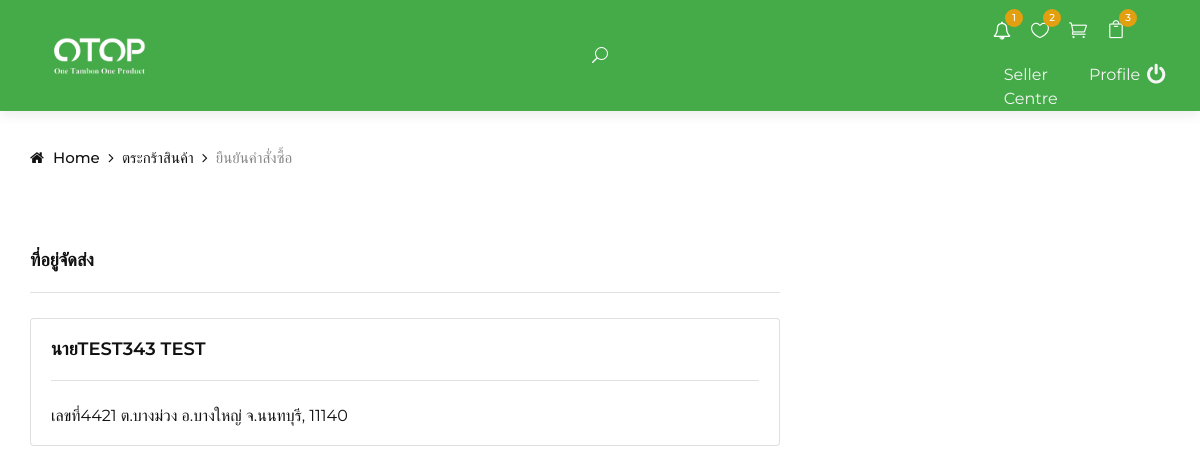
/views/Customer/checkout/checkout.php (signed in), run on an earlier commit of the app's database.
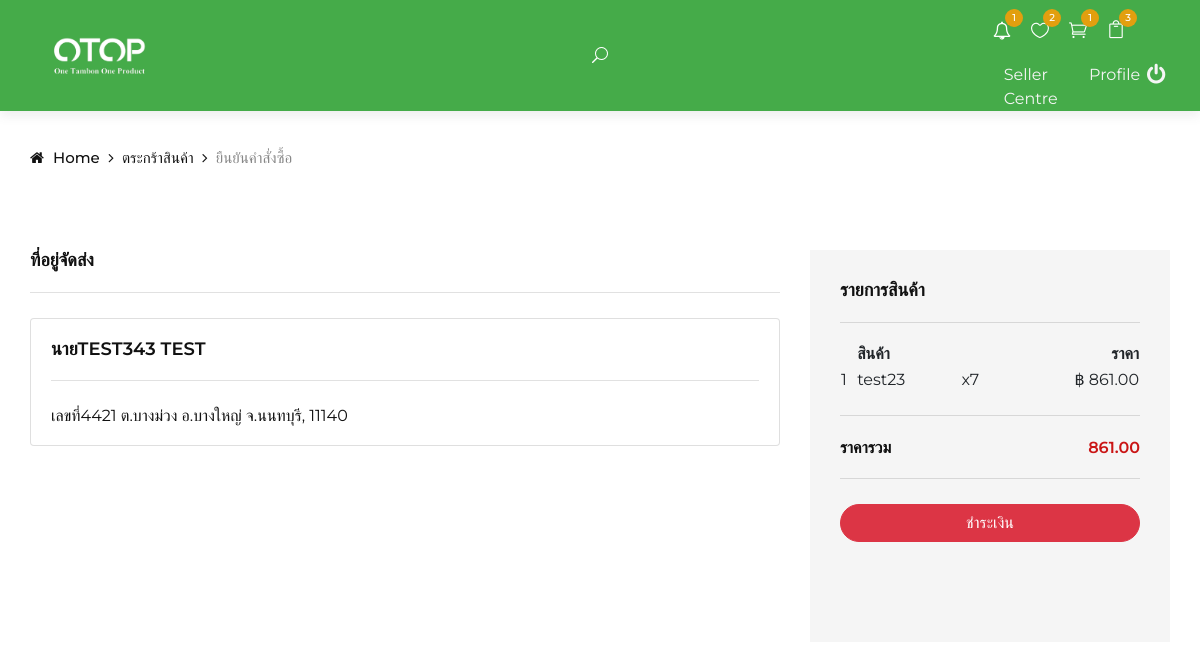
And on a later commit of the database.
### tables this page shows
CREATE TABLE `delivery_address` (
  `daid` int(11) NOT NULL,
  `uid` int(11) NOT NULL,
  `title` int(11) NOT NULL,
  `firstname` varchar(90) NOT NULL,
  `lastname` varchar(90) NOT NULL,
  `tel` varchar(10) NOT NULL,
  `address` varchar(255) NOT NULL,
  `subdistrict` int(11) NOT NULL
);

CREATE TABLE `subdistricts` (
  `id` int(11) NOT NULL,
  `code` int(11) NOT NULL,
  `subdistricts_name_in_thai` varchar(150) NOT NULL,
  `subdistricts_name_in_english` varchar(150) DEFAULT NULL,
  `latitude` decimal(6,3) NOT NULL,
  `longitude` decimal(6,3) NOT NULL,
  `district_id` int(11) NOT NULL,
  `zip_code` int(11) DEFAULT NULL
);

CREATE TABLE `districts` (
  `id` int(11) NOT NULL,
  `code` int(11) NOT NULL,
  `districts_name_in_thai` varchar(150) NOT NULL,
  `districts_name_in_english` varchar(150) NOT NULL,
  `province_id` int(11) NOT NULL
);

CREATE TABLE `provinces` (
  `id` int(11) NOT NULL,
  `code` int(11) NOT NULL,
  `provinces_name_in_thai` varchar(150) NOT NULL,
  `provinces_name_in_english` varchar(150) NOT NULL
);

CREATE TABLE `shopping_cart` (
  `scid` int(11) NOT NULL,
  `uid` int(11) NOT NULL,
  `product_id` int(11) NOT NULL,
  `quantity` int(11) NOT NULL,
  `feature` int(11) DEFAULT NULL
);

CREATE TABLE `product` (
  `product_id` int(11) NOT NULL,
  `product_number` varchar(20) NOT NULL,
  `product_name` varchar(255) NOT NULL,
  `product_description` text NOT NULL,
  `product_specification` text NOT NULL,
  `product_type` int(11) NOT NULL,
  `price` double NOT NULL,
  `shipping_cost` double NOT NULL,
  `stock` int(11) NOT NULL,
  `shop_id` int(11) NOT NULL,
  `delivery_type` int(11) NOT NULL,
  `profile_product` varchar(90) DEFAULT NULL,
  `picture` varchar(90) DEFAULT NULL,
  `qrcode` varchar(50) DEFAULT NULL,
  `modify` int(11) DEFAULT NULL
);

### dbConnect.php (called while the page is built, shortened)
<?php
function connectDB()
{
    $servername = "localhost";
    $username = "root";
    $password = "";
    try {
        $conn = new PDO("mysql:host=$servername;dbname=otop_shop;charset=utf8", $username, $password);
        $conn->setAttribute(PDO::ATTR_ERRMODE, PDO::ERRMODE_EXCEPTION);
        return $conn;
    } catch (PDOException $e) {
        return "Connection failed: " . $e->getMessage();
    }
}
function selectData($str)
{
    $myConDB = connectDB();
    try {
        $stmt = $myConDB->prepare($str);
        $stmt->execute();
        $num = 0;
        while ($result = $stmt->fetch(PDO::FETCH_ASSOC)) {
            $num++;
            foreach ($result as $key => $value) {
                $data[$num][$key] = $value;
            }
        }
        $data[0]['numrow'] = $num;
        return $data;
    } catch (PDOException $e) {
        $conn = null;
        return "Error: " . $e->getMessage();
    }
}
function selectDataOne($str)
{
    $myConDB = connectDB();
    try {
        $stmt = $myConDB->prepare($str);
        $stmt->execute();
        if ($result = $stmt->fetch(PDO::FETCH_ASSOC)) {
            foreach ($result as $key => $value) {
                $data[$key] = $value;
            }
        }
        return $data;
    } catch (PDOException $e) {
        $conn = null;
        return "Error: " . $e->getMessage();
    }
}
?>

### query/query.php (called while the page is built, shortened)
<?php
include_once("../../../dbConnect.php");
function getAddressUser($uid)
{
    $sql = "SELECT * FROM `delivery_address`
                    INNER JOIN `user-title` ON `delivery_address`.`title` = `user-title`.`id`
                    INNER JOIN `subdistricts` ON `delivery_address`.`subdistrict` = `subdistricts`.`id`
                    INNER JOIN `districts` ON `subdistricts`.`district_id` = `districts`.`id`
                    INNER JOIN `provinces` ON `districts`.`province_id` = `provinces`.`id`
                    WHERE `delivery_address`.`uid` = $uid";
    $DATA = selectData($sql);
    return $DATA;
}
function getShopingCart($uid)
{
    $sql = "SELECT * FROM `shopping_cart`
                    INNER JOIN `product` ON `shopping_cart`.`product_id` = `product`.`product_id`
            WHERE `uid` = '$uid'";
    $DATA = selectData($sql);
    return $DATA;
}
function countShopingCart($uid)
{
    $sql = "SELECT COUNT(*) AS `count_cart` FROM `shopping_cart` WHERE `uid` = '$uid'";
    $DATA = selectDataOne($sql);
    return $DATA;
}

### views/Customer/checkout/checkout.php (the view, shortened to what the changed rows need)
<!DOCTYPE html>
<html lang="en">
<?php
include_once("../../../query/query.php");
if (isset($_SESSION[md5('typeid')]) && isset($_SESSION[md5('username')]) && isset($_SESSION[md5('user')])) {
    $USER = $_SESSION[md5('user')];
    $uid = $USER[1]["uid"];
    $ADDRESS_DELIVERTY = getAddressUser($uid);
    $SHOPING_CART = getShopingCart($uid);
}
?>
<head>
    <link rel="stylesheet" href="checkout.css">
</head>
<body>
    <?php include_once("../layout/navbar.php"); ?>
    <section class="checkout spad">
        <div class="container">
            <form action="#" class="checkout__form">
                <div class="row">
                    <div class="col-lg-8">
                        <div class="row">
                            <div class="col-lg-12 col-md-12 col-sm-12">
                                <div class="card mb-3">
                                    <div class="card-body">
                                        <h5 class="card-title"><?php echo $ADDRESS_DELIVERTY[1]["title"] . $ADDRESS_DELIVERTY[1]["firstname"] . " " . $ADDRESS_DELIVERTY[1]["lastname"] ?></h5>
                                        <h6 class="card-text"><?php
                                                                if ($ADDRESS_DELIVERTY[1]["provinces_name_in_thai"] == "กรุงเทพมหานคร") {
                                                                    echo "เลขที่ " . $ADDRESS_DELIVERTY[1]["address"] .
                                                                        " แขวง" . $ADDRESS_DELIVERTY[1]["subdistricts_name_in_thai"] .
                                                                        " " . $ADDRESS_DELIVERTY[1]["districts_name_in_thai"] .
                                                                        " " . $ADDRESS_DELIVERTY[1]["provinces_name_in_thai"] .
                                                                        ", " . $ADDRESS_DELIVERTY[1]["zip_code"];
                                                                } else {
                                                                    echo "เลขที่" . $ADDRESS_DELIVERTY[1]["address"] .
                                                                        " ต." . $ADDRESS_DELIVERTY[1]["subdistricts_name_in_thai"] .
                                                                        " อ." . $ADDRESS_DELIVERTY[1]["districts_name_in_thai"] .
                                                                        " จ." . $ADDRESS_DELIVERTY[1]["provinces_name_in_thai"] .
                                                                        ", " . $ADDRESS_DELIVERTY[1]["zip_code"];
                                                                }
                                                                ?></h6>
                                    </div>
                                </div>
                            </div>
                        </div>
                    </div>
                    <div class="col-lg-4">
                        <?php
                        for ($i = 1; $i < count($SHOPING_CART); $i++) {
                        ?>
                            <div class="checkout__order" style="padding-bottom: 100px; ">
                                <h5>รายการสินค้า</h5>
                                <div class="checkout__order__product">
                                    <table style="width: 100%;">
                                        <thead>
                                            <tr>
                                                <th style="text-align: center;"></th>
                                                <th style="text-align: left;">สินค้า</th>
                                                <th style="text-align: center;"></th>
                                                <th style="text-align: right;">ราคา</th>
                                            </tr>
                                        </thead>
                                        <tbody>
                                            <tr>
                                                <td style="text-align: left;"><?php echo  $i; ?></td>
                                                <td style="text-align: left;"><?php echo  $SHOPING_CART[$i]["product_name"]; ?></td>
                                                <td style="text-align: left;"><?php echo  "x" . $SHOPING_CART[$i]["quantity"]; ?></td>
                                                <td style="text-align: right;"><?php echo  "฿ " . number_format($SHOPING_CART[$i]["price"] * $SHOPING_CART[$i]["quantity"], 2); ?></td>
                                            </tr>
                                        </tbody>
                                    </table>
                                </div>
                                <div class="checkout__order__total">
                                    <ul>
                                        <li id='total_price'>ราคารวม <span>
                                                <?php
                                                $price = $SHOPING_CART[$i]["price"] * $SHOPING_CART[$i]["quantity"];
                                                $PRICES = [];
                                                array_push($PRICES, $price);
                                                echo number_format(array_sum($PRICES), 2);
                                                ?>
                                            </span></li>
                                    </ul>
                                </div>
                                <button type="button" class="btn btn-danger" style="border-radius: 50px; width: 300px;" onclick="payment('<?php echo $SHOPING_CART[$i]['product_id']; ?>')">ชำระเงิน</button>
                            <?php
                        }
                            ?>
                            </div>
                    </div>
                </div>
            </form>
        </div>
    </section>
</body>
</html>

### views/Customer/layout/navbar.php (shortened to what the changed rows need)
<?php
   include_once("../../../query/query.php");
   if (isset($_SESSION[md5('typeid')]) && isset($_SESSION[md5('username')]) && isset($_SESSION[md5('user')])) {
       $username = $_SESSION[md5('username')];
       $USER = $_SESSION[md5('user')];
       $uid = $USER[1]["uid"];
       $COUNT_SHOPING_CART = countShopingCart($uid)["count_cart"];
   }
   ?>
<header class="header">
    <?php
       if (isset($username)) {
       ?>
        <div class="container-fluid">
            <div class="row">
                <div class="col-lg-3 align-self-center">
                    <div class="row d-flex justify-content-end">
                        <div class="col-lg-4 align-self-center ">
                            <ul class="header__right__widget d-flex justify-content-end">
                                <li>
                                    <a href="../shop-cart/shop-cart.php">
                                        <span class="icon_cart_alt"></span>
                                        <?php
                                           if ($COUNT_SHOPING_CART == 0) {
                                           } else {
                                               echo '<div class="tip">' . $COUNT_SHOPING_CART . "</div>";
                                           }
                                           ?>
                                    </a>
                                </li>
                            </ul>
                        </div>
                    </div>
                </div>
            </div>
        </div>
        <?php } ?>
</header>

What changed in the data, as far as the page shows it:
shown differently, row unchanged: delivery_address "TEST343": uid (not shown) → "1"
added shopping_cart: product.product_name "test23", quantity "7", $SHOPING_CART[$i]["price"] * $SHOPING_CART[$i]["quantity"] "861.00", array_sum($PRICES) "861.00"
